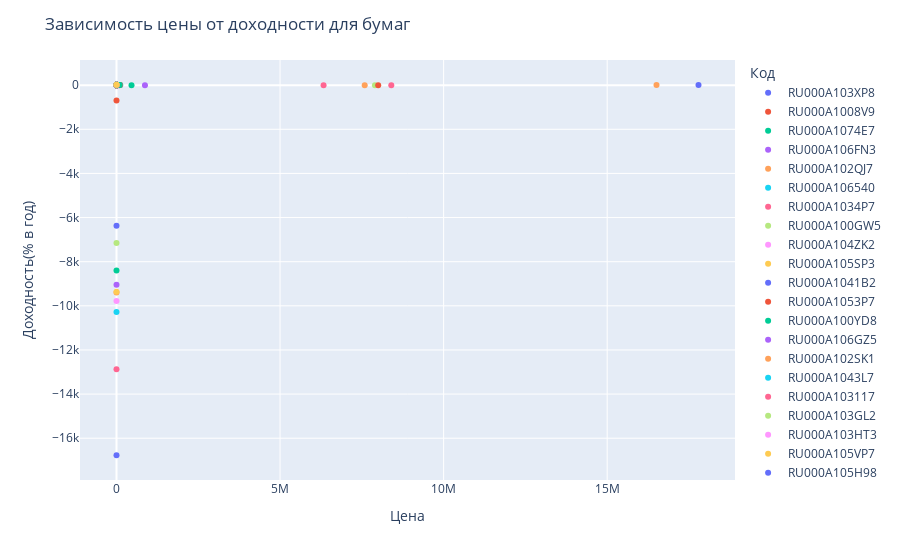

Source (notebook cell):
### Code cell
dataprocessing.plot_papers(df)
